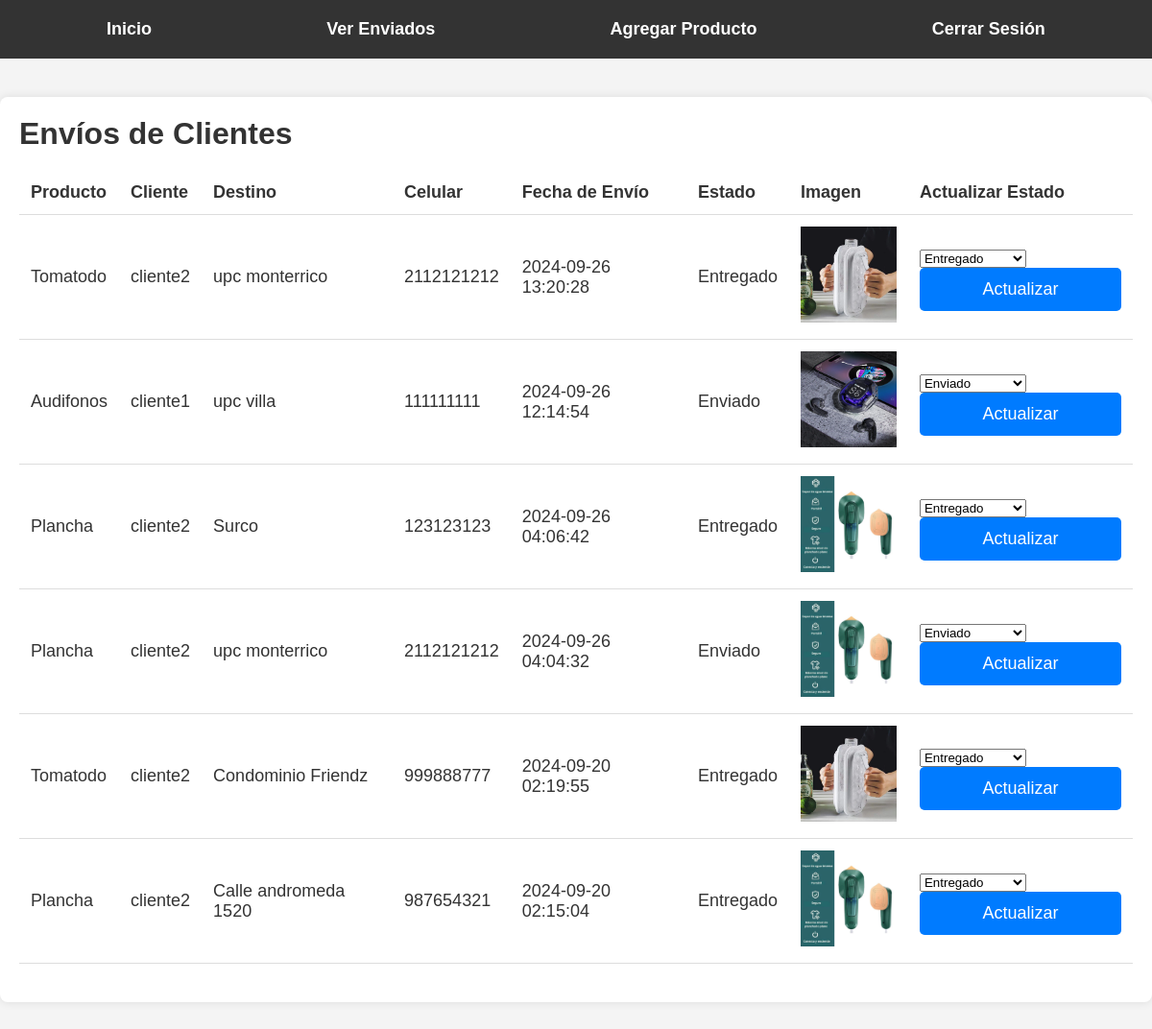
/admin/enviados (signed in), run on the app's committed database.
### tables this page shows
CREATE TABLE envios (
            id INTEGER PRIMARY KEY AUTOINCREMENT,
            producto_id INTEGER,
            nombre_cliente TEXT,
            destino TEXT,
            celular TEXT,
            entregado BOOLEAN DEFAULT 0, fecha_envio TEXT, usuario_id INTEGER, estado TEXT DEFAULT 'Enviado',
            FOREIGN KEY(producto_id) REFERENCES productos(id)
        );

CREATE TABLE productos (
            id INTEGER PRIMARY KEY AUTOINCREMENT,
            nombre TEXT,
            precio REAL,
            imagen TEXT
        );

CREATE TABLE usuarios (
            id INTEGER PRIMARY KEY AUTOINCREMENT,
            nombre TEXT NOT NULL,
            contraseña TEXT NOT NULL,
            rol TEXT NOT NULL
        );

### app.py (the view)
@app.route('/admin/enviados')
def admin_ver_enviados():
    if 'user_role' in session and session['user_role'] == 'admin':
        conn = obtener_conexion()
        cursor = conn.cursor()
        cursor.execute("""
            SELECT e.id, p.nombre AS producto_nombre, u.nombre AS usuario_nombre, e.destino, e.celular,
                   e.fecha_envio, e.estado, p.imagen
            FROM envios e
            JOIN productos p ON e.producto_id = p.id
            JOIN usuarios u ON e.usuario_id = u.id
            ORDER BY e.fecha_envio DESC
        """)
        envios = cursor.fetchall()
        conn.close()
        return render_template('admin_enviados.html', envios=envios)
    else:
        return redirect(url_for('login'))

### app.py (called while the page is built)
def obtener_conexion():
    conn = sqlite3.connect('tienda.db')
    conn.row_factory = sqlite3.Row
    return conn

### templates/admin_enviados.html (shortened to what this page needs)
<!DOCTYPE html>
<html lang="es">
<head>
    <link rel="stylesheet" href="{{ url_for('static', filename='style.css') }}">
</head>
<body>
    <nav>
        <ul>
            <li><a href="{{ url_for('admin_panel') }}">Inicio</a></li>
            <li><a href="{{ url_for('admin_ver_enviados') }}">Ver Enviados</a></li>
            <li><a href="{{ url_for('agregar_producto') }}">Agregar Producto</a></li>
            <li><a href="{{ url_for('logout') }}">Cerrar Sesión</a></li>
        </ul>
    </nav>
    <div class="container">
        <h1>Envíos de Clientes</h1>
        <table>
            <thead>
                <tr>
                    <th>Producto</th>
                    <th>Cliente</th>
                    <th>Destino</th>
                    <th>Celular</th>
                    <th>Fecha de Envío</th>
                    <th>Estado</th>
                    <th>Imagen</th>
                    <th>Actualizar Estado</th>
                </tr>
            </thead>
            <tbody>
                {% for envio in envios %}
                <tr>
                    <td>{{ envio['producto_nombre'] }}</td>
                    <td>{{ envio['usuario_nombre'] }}</td>
                    <td>{{ envio['destino'] }}</td>
                    <td>{{ envio['celular'] }}</td>
                    <td>{{ envio['fecha_envio'] }}</td>
                    <td>{{ envio['estado'] }}</td>
                    <td>
                        <img src="{{ url_for('static', filename='uploads/' ~ envio['imagen']) }}"
                             onerror="this.src='{{ url_for('static', filename='uploads/default.png') }}';"
                             alt="Imagen del producto" width="100" height="100">
                    </td>
                    <td>
                        <form action="{{ url_for('cambiar_estado', envio_id=envio['id']) }}" method="POST">
                            <select name="nuevo_estado">
                                <option value="Enviado" {% if envio['estado'] == 'Enviado' %}selected{% endif %}>Enviado</option>
                                <option value="Entregado" {% if envio['estado'] == 'Entregado' %}selected{% endif %}>Entregado</option>
                            </select>
                            <button type="submit">Actualizar</button>
                        </form>
                    </td>
                </tr>
                {% endfor %}
            </tbody>
        </table>
    </div>
</body>
</html>

### static/style.css (style rules this page uses)
* { margin: 0; padding: 0; box-sizing: border-box; }
body { font-family: 'Arial', sans-serif; background-color: #f4f4f4; margin: 0; padding: 0; color: #333; }
.container { max-width: 1200px; margin: 40px auto; padding: 20px; background-color: white; border-radius: 8px; box-shadow: 0 0 10px rgba(0, 0, 0, 0.1); }
nav { background-color: #333; padding: 20px; position: sticky; top: 0; z-index: 1000; }
nav ul { list-style-type: none; display: flex; justify-content: space-around; margin: 0; }
nav ul li { display: inline; }
nav ul li a { color: white; text-decoration: none; font-size: 18px; padding: 10px 20px; font-weight: bold; }
form { margin-top: 20px; }
form input, form button { width: 100%; padding: 12px; margin-bottom: 15px; border-radius: 5px; border: 1px solid #ddd; font-size: 16px; }
form button { background-color: #007bff; color: white; cursor: pointer; border: none; font-size: 18px; }
table { width: 100%; border-collapse: collapse; margin: 20px 0; font-size: 18px; text-align: left; }
table th, table td { padding: 12px; border-bottom: 1px solid #ddd; }

### data on the page
envios: producto_nombre "Tomatodo", usuario_nombre "cliente2", destino "upc monterrico", celular "2112121212", fecha_envio "2024-09-26 13:20:28", estado "Entregado", imagen (picture), nuevo_estado "Entregado"
envios: producto_nombre "Audifonos", usuario_nombre "cliente1", destino "upc villa", celular "111111111", fecha_envio "2024-09-26 12:14:54", estado "Enviado", imagen (picture), nuevo_estado "Enviado"
envios: producto_nombre "Plancha", usuario_nombre "cliente2", destino "Surco", celular "123123123", fecha_envio "2024-09-26 04:06:42", estado "Entregado", imagen (picture), nuevo_estado "Entregado"
envios: producto_nombre "Plancha", usuario_nombre "cliente2", destino "upc monterrico", celular "2112121212", fecha_envio "2024-09-26 04:04:32", estado "Enviado", imagen (picture), nuevo_estado "Enviado"
envios: producto_nombre "Tomatodo", usuario_nombre "cliente2", destino "Condominio Friendz", celular "999888777", fecha_envio "2024-09-20 02:19:55", estado "Entregado", imagen (picture), nuevo_estado "Entregado"
envios: producto_nombre "Plancha", usuario_nombre "cliente2", destino "Calle andromeda 1520", celular "987654321", fecha_envio "2024-09-20 02:15:04", estado "Entregado", imagen (picture), nuevo_estado "Entregado"
